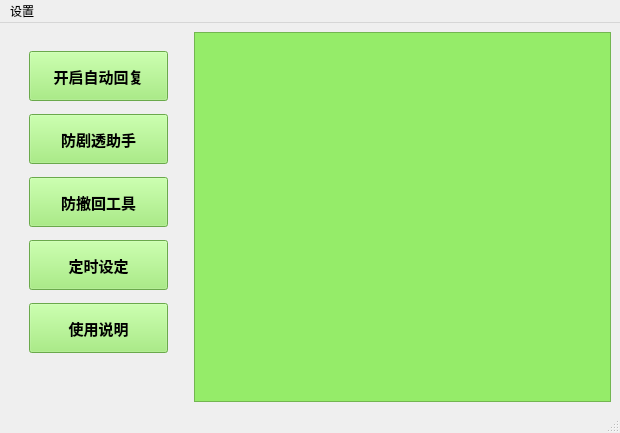
<?xml version="1.0" encoding="UTF-8"?>
<ui version="4.0">
 <class>MainWindow</class>
 <widget class="QMainWindow" name="MainWindow">
  <property name="geometry">
   <rect>
    <x>0</x>
    <y>0</y>
    <width>620</width>
    <height>433</height>
   </rect>
  </property>
  <property name="windowTitle">
   <string>自动聊天机器人</string>
  </property>
  <property name="styleSheet">
   <string notr="true"/>
  </property>
  <widget class="QWidget" name="centralwidget">
   <layout class="QHBoxLayout" name="horizontalLayout" stretch="3,7">
    <item>
     <layout class="QVBoxLayout" name="verticalLayout" stretch="2,0,0,2,2">
      <property name="spacing">
       <number>4</number>
      </property>
      <property name="sizeConstraint">
       <enum>QLayout::SetFixedSize</enum>
      </property>
      <property name="leftMargin">
       <number>20</number>
      </property>
      <property name="topMargin">
       <number>10</number>
      </property>
      <property name="rightMargin">
       <number>20</number>
      </property>
      <property name="bottomMargin">
       <number>40</number>
      </property>
      <item>
       <widget class="QPushButton" name="auto_reply">
        <property name="minimumSize">
         <size>
          <width>0</width>
          <height>50</height>
         </size>
        </property>
        <property name="font">
         <font>
          <family>微软雅黑</family>
          <pointsize>11</pointsize>
          <weight>75</weight>
          <bold>true</bold>
         </font>
        </property>
        <property name="styleSheet">
         <string notr="true">background-color:rgb(149,236,105);</string>
        </property>
        <property name="text">
         <string>开启自动回复</string>
        </property>
       </widget>
      </item>
      <item>
       <widget class="QPushButton" name="film_filter">
        <property name="minimumSize">
         <size>
          <width>0</width>
          <height>50</height>
         </size>
        </property>
        <property name="font">
         <font>
          <family>微软雅黑</family>
          <pointsize>11</pointsize>
          <weight>75</weight>
          <bold>true</bold>
         </font>
        </property>
        <property name="styleSheet">
         <string notr="true">background-color:rgb(149,236,105);</string>
        </property>
        <property name="text">
         <string>防剧透助手</string>
        </property>
       </widget>
      </item>
      <item>
       <widget class="QPushButton" name="message_back">
        <property name="minimumSize">
         <size>
          <width>0</width>
          <height>50</height>
         </size>
        </property>
        <property name="font">
         <font>
          <family>微软雅黑</family>
          <pointsize>11</pointsize>
          <weight>75</weight>
          <bold>true</bold>
         </font>
        </property>
        <property name="styleSheet">
         <string notr="true">background-color:rgb(149,236,105);</string>
        </property>
        <property name="text">
         <string>防撤回工具</string>
        </property>
       </widget>
      </item>
      <item>
       <widget class="QPushButton" name="timer_set">
        <property name="minimumSize">
         <size>
          <width>139</width>
          <height>50</height>
         </size>
        </property>
        <property name="font">
         <font>
          <family>微软雅黑</family>
          <pointsize>11</pointsize>
          <weight>75</weight>
          <bold>true</bold>
         </font>
        </property>
        <property name="styleSheet">
         <string notr="true">background-color:rgb(149,236,105);</string>
        </property>
        <property name="text">
         <string>定时设定</string>
        </property>
       </widget>
      </item>
      <item>
       <widget class="QPushButton" name="introduction">
        <property name="minimumSize">
         <size>
          <width>0</width>
          <height>50</height>
         </size>
        </property>
        <property name="font">
         <font>
          <family>微软雅黑</family>
          <pointsize>11</pointsize>
          <weight>75</weight>
          <bold>true</bold>
         </font>
        </property>
        <property name="styleSheet">
         <string notr="true">background-color:rgb(149,236,105);</string>
        </property>
        <property name="text">
         <string>使用说明</string>
        </property>
       </widget>
      </item>
     </layout>
    </item>
    <item>
     <widget class="QTextBrowser" name="infomation_area">
      <property name="styleSheet">
       <string notr="true">background-color:rgb(149,236,105);</string>
      </property>
     </widget>
    </item>
   </layout>
  </widget>
  <widget class="QMenuBar" name="menubar">
   <property name="geometry">
    <rect>
     <x>0</x>
     <y>0</y>
     <width>620</width>
     <height>23</height>
    </rect>
   </property>
   <widget class="QMenu" name="menu">
    <property name="title">
     <string>设置</string>
    </property>
    <addaction name="actionsetting"/>
   </widget>
   <addaction name="menu"/>
  </widget>
  <widget class="QStatusBar" name="statusbar"/>
  <action name="actionsetting">
   <property name="text">
    <string>setting</string>
   </property>
  </action>
 </widget>
 <resources/>
 <connections/>
</ui>
